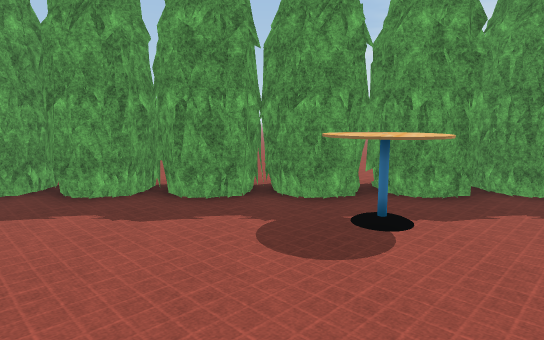
[1] (above)

16 first-person views from a walk through a scene from a Unity 3-D project. The camera is 1.5 m above the floor, tilts 8° down and sees 75° across. The floor is counted in squares, 1 m on a side. Each view is taken from the middle of a square. On the plan, view 1 faces up. The plan holds only what a view shows up to about 16 squares ahead; the rest is blank. The place goes on beyond the plan. The player character is not drawn. Some surface patterns are stand-ins.

[2]
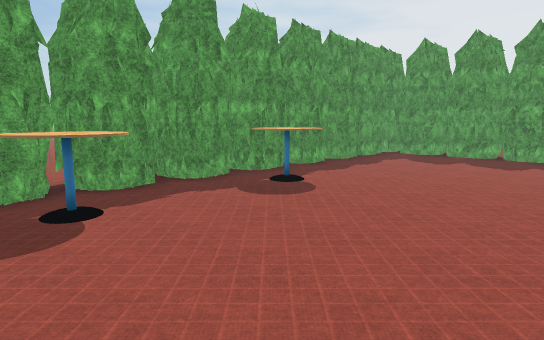

[3]
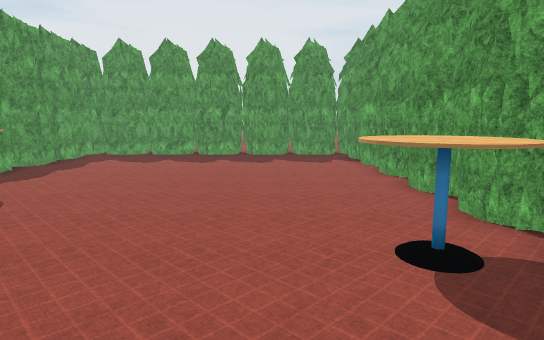

[4]
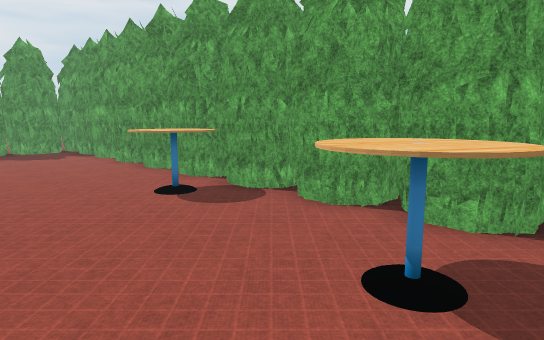

[5]
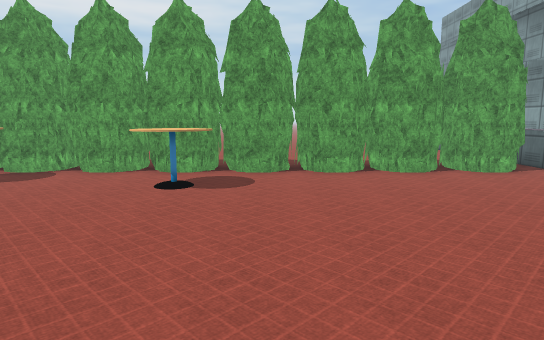

[6]
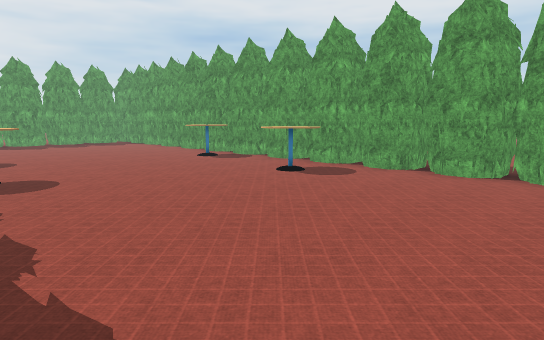

[7]
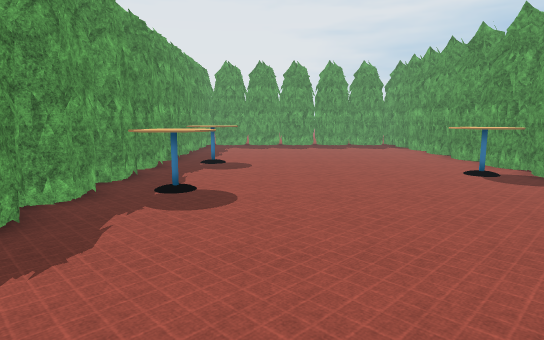

[8]
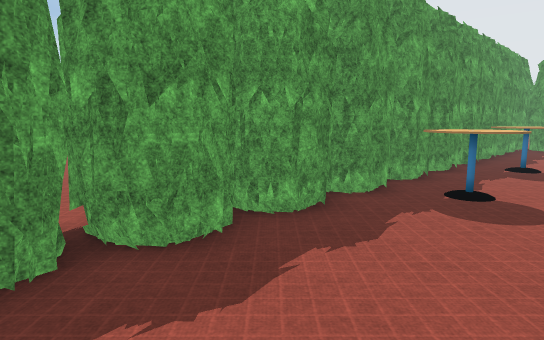

[9]
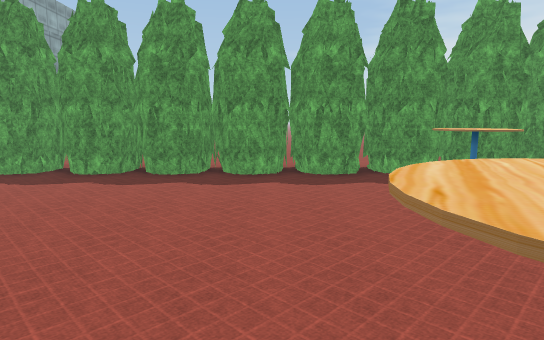

[10]
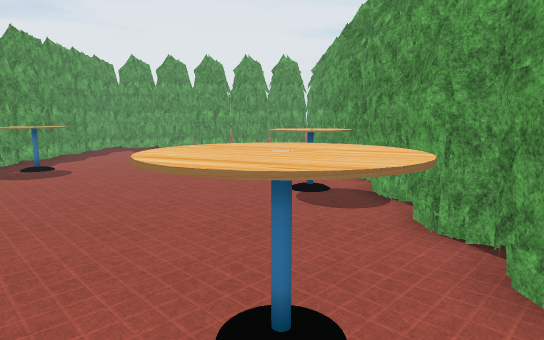

[11]
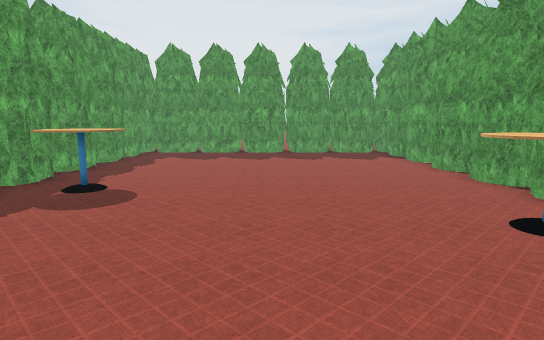

[12]
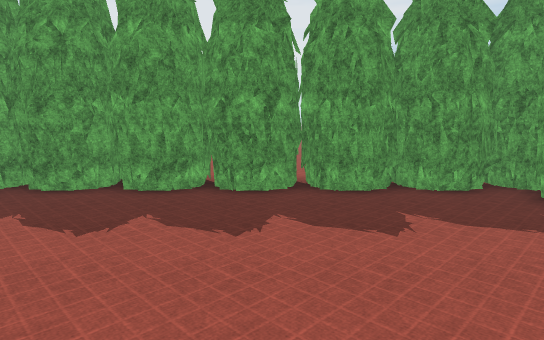

[13]
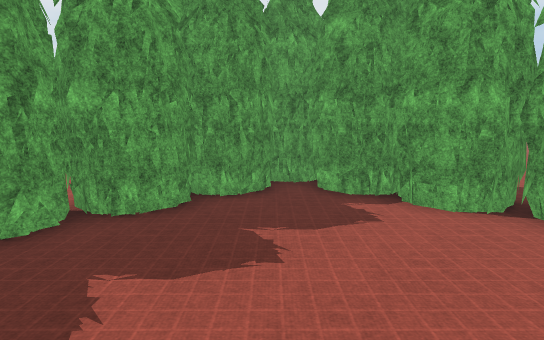

[14]
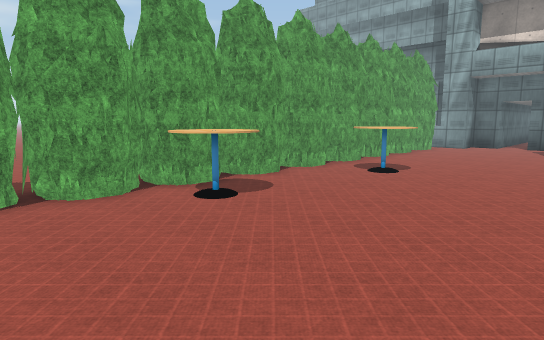

[15]
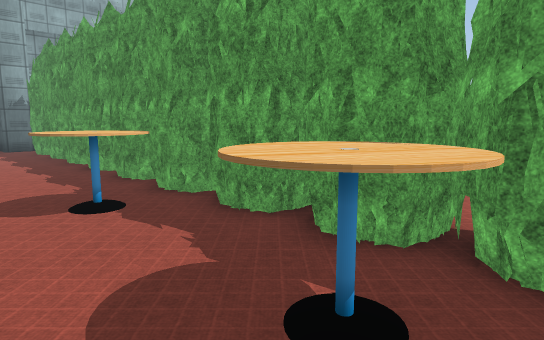

[16]
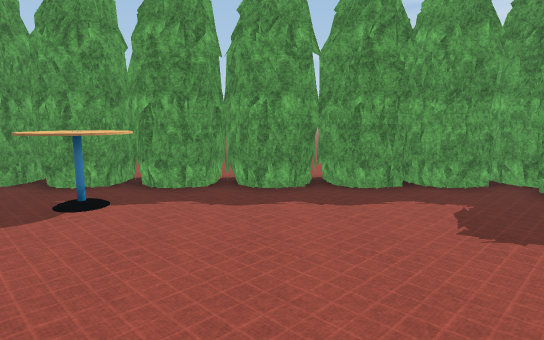

### Floor plan
Key: @ floor where view 1 was taken; # wall or solid block; . floor; B bush; T table.
Columns run from 9 left of view 1 to 16 right of it. Each row starts with its distance up from view 1.
  9 BB   BBBBBBBBBBBBB   BBBBB
  8 B B B##### B####B###B  ##
  7 ##B###BB###B#B#B##B#B#B#BB
  6 ..........TT...TT.......B#
  5 ..........TT...TT.......BB
  4 ..........TT....T.......B#
  3 ........................BB
  2 ........................BB
  1 ........................B#
  0 .........@...............B
 -1 .......T................B#
 -2 ......TTT...TT...........B
 -3 .......TT...TTT.........B#
 -4 B#B#BBBB#B#.#BBBB#B#BBBBB#
 -5 B B B######B#B####B B#####
 -6 B B        B B    B B

Where each view was taken, in squares from view 1:
view 1: 0 up, 0 right, facing up
view 2: 1 down, 0 right, facing up-right
view 3: 1 down, 0 right, facing right
view 4: 1 up, 3 left, facing down-right
view 5: 6 up, 4 left, facing down
view 6: 6 up, 9 left, facing down-right
view 7: 3 up, 6 left, facing right
view 8: 3 up, 6 left, facing up-right
view 9: 3 down, 3 left, facing up
view 10: 2 down, 4 left, facing right
view 11: 1 up, 1 left, facing right
view 12: 1 up, 8 right, facing right
view 13: 2 up, 10 right, facing down-right
view 14: 3 up, 8 right, facing down-left
view 15: 3 up, 8 right, facing up-left
view 16: 1 down, 10 right, facing up
